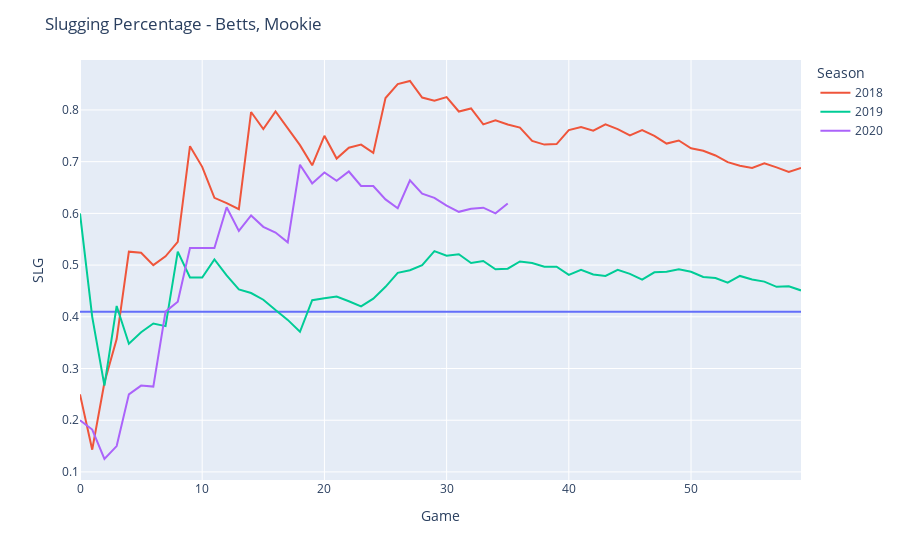

Notebook code for this chart:
### Code cell
position_SLG('Betts, Mookie', games=60)
